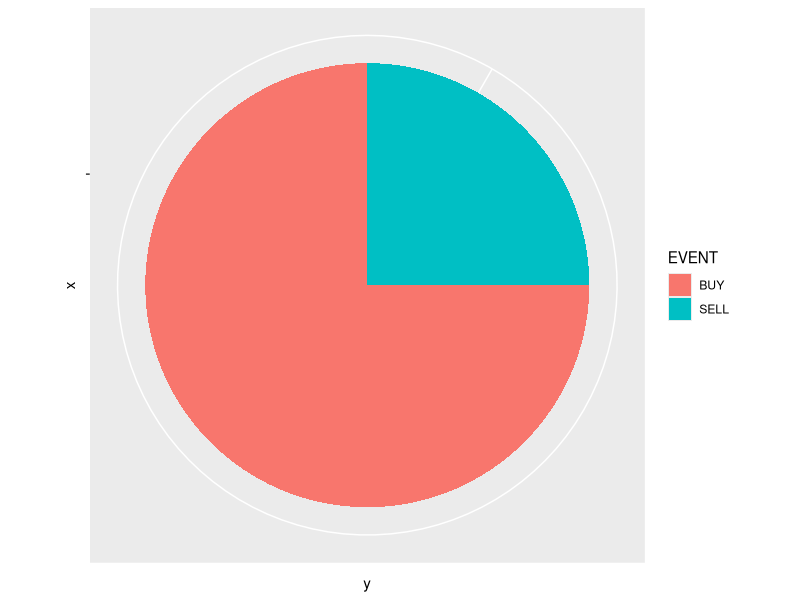

Write the R code that produced this figure.
library(ggplot2)

df <- read.csv("stock_transaction_history.txt",sep = ' ')


colnames(df) <- c("EVENT","BALANCE","STOCK_NAME","STOCK_PRICE","TOTAL","TIMESTAMP")


ggplot(df, aes(x = "", y = "TOTAL VALUATION", fill = EVENT)) + geom_bar(stat="identity", width=1) +
  coord_polar("y", start=0)
